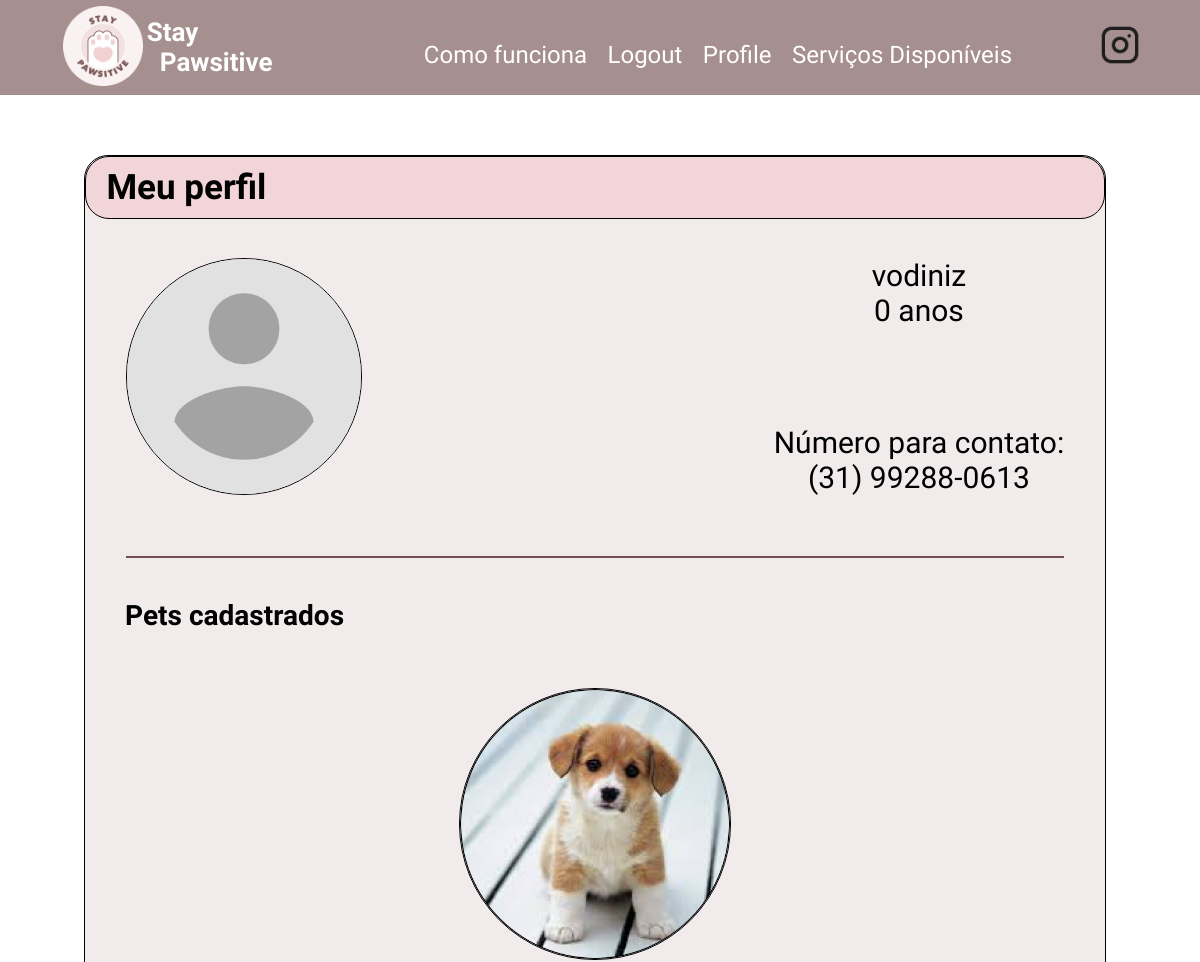
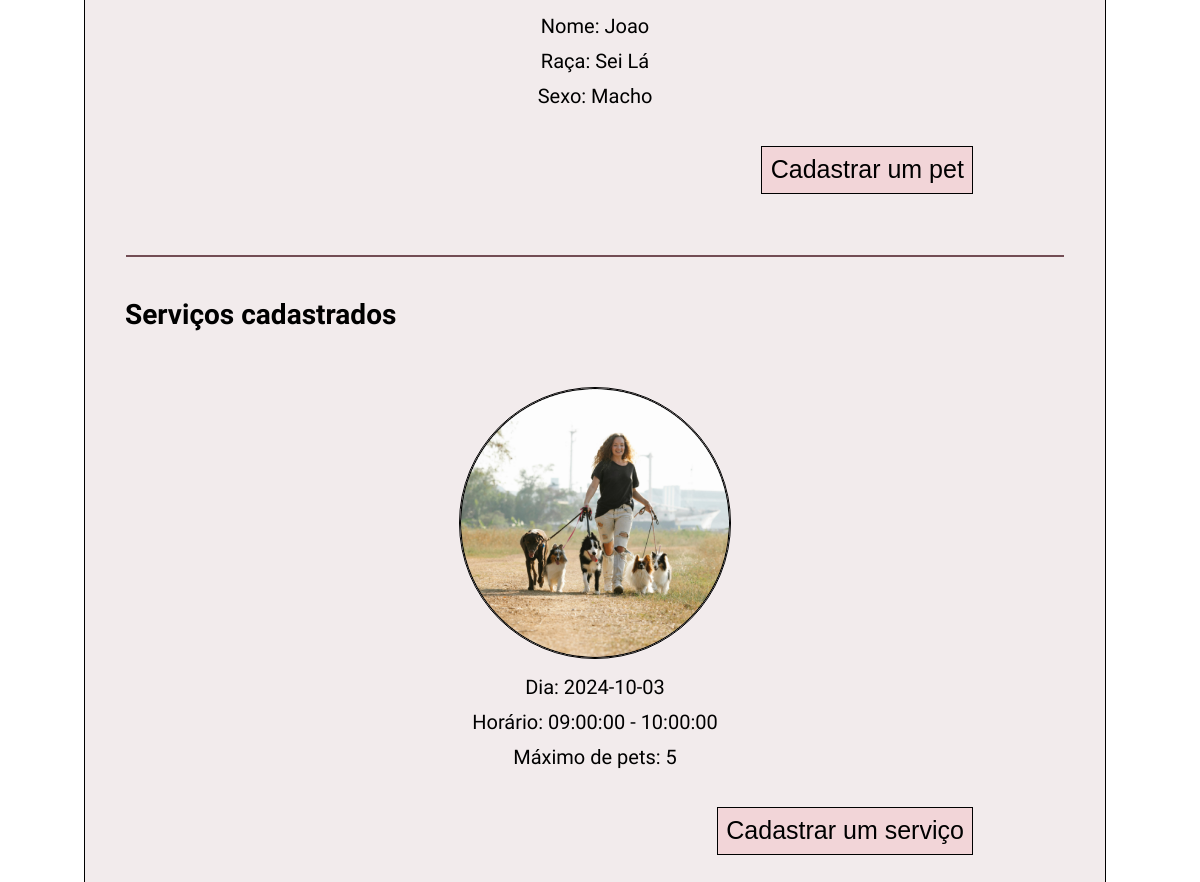
/user/vodiniz (signed in), run on the app's committed database (2 pictures, top to bottom).
### app/models.py (models this page shows, shortened)
class User(UserMixin, db.Model):
    id: so.Mapped[int] = so.mapped_column(primary_key=True)
    username: so.Mapped[str] = so.mapped_column(sa.String(64), index=True,
                                                unique=True)
    email: so.Mapped[str] = so.mapped_column(sa.String(120), index=True,
                                             unique=True)
    password_hash: so.Mapped[Optional[str]] = so.mapped_column(sa.String(256))
    credits: so.Mapped[int] = so.mapped_column()
    name: so.Mapped[str] = so.mapped_column(sa.String(64), index=True, unique=False)
    phone: so.Mapped[str] = so.mapped_column(sa.String(15), index=True, unique=False)
    birthdate: so.Mapped[datetime] = so.mapped_column(
        index=True, default=lambda: datetime.now(timezone.utc))
    address: so.Mapped[str] = so.mapped_column(sa.String(64), index=True, unique=False)
    cpf: so.Mapped[str] = so.mapped_column(sa.String(11), index=True, unique=False)
    avatar: so.Mapped[str] = so.mapped_column(sa.String(100), index=True, unique=False)
    about_me: so.Mapped[Optional[str]] = so.mapped_column(sa.String(140))

class Pet(db.Model):
    name: so.Mapped[str] = so.mapped_column(sa.String(64), index=True, primary_key=True)
    username: so.Mapped[str] = so.mapped_column(sa.ForeignKey(User.username), index=True, primary_key=True)
    pet_type: so.Mapped[str] = so.mapped_column(sa.String(50))
    photo: so.Mapped[str] = so.mapped_column(sa.String(100))
    breed: so.Mapped[str] = so.mapped_column(sa.String(40))
    sex: so.Mapped[str] = so.mapped_column(sa.String(10))
    friendly: so.Mapped[bool] = so.mapped_column(Boolean)

class PossibleWalk(db.Model):
    id: so.Mapped[int] = so.mapped_column(primary_key = True, autoincrement=True)
    max_pets: so.Mapped[int] = so.mapped_column()
    date: so.Mapped[datetime.date] = so.mapped_column(Date)
    start_hour: so.Mapped[time] = so.mapped_column(Time)
    end_hour: so.Mapped[time] = so.mapped_column(Time)
    username: so.Mapped[str] = so.mapped_column(sa.ForeignKey(User.username), index=True)

### app/routes.py (the view)
@app.route('/user/<username>')
@login_required
def user(username):
    user = db.session.scalar(sa.select(User).where(User.username == username))
    if user is None:
        return render_template('404.html'), 404
    age = calculate_age(user.birthdate)
    formatted_phone = format_phone_number(user.phone)
    pets = db.session.query(Pet).join(User).filter(User.username == current_user.username).all()
    possible_walks = db.session.query(PossibleWalk).join(User).filter(User.username == current_user.username).all()
    return render_template('user.html', user=user, age=age, phone=formatted_phone, pets=pets, possible_walks= possible_walks)

### app/models.py (called while the page is built)
@login.user_loader
def load_user(id):
    return db.session.get(User, int(id))

### app/routes.py (called while the page is built)
def calculate_age(birthdate):
    today = datetime.today()
    age = today.year - birthdate.year - ((today.month, today.day) < (birthdate.month, birthdate.day))
    return age

def format_phone_number(phone):
    digits = ''.join(filter(str.isdigit, phone))
    if len(digits) == 11:
        return f"({digits[:2]}) {digits[2:7]}-{digits[7:]}"
    return phone

### app/templates/user.html (shortened to what this page needs)
{% extends "base.html" %}
{% block head %}
   {{ super() }}
   <link rel="stylesheet" href="{{url_for('static', filename='styles/user.css')}}">
{% endblock head %}
{% block content %}
   <div class="container">
       <div class="title">
           Meu perfil
       </div>
       <div class="infos">
           <div class="profile-data">
               <img src="{{url_for('static', filename='{}'.format(user.avatar))}}">
               <div>
                   <div>
                       {{ user.username }}
                       <br>
                       {{ age }} anos
                   </div>
                   <div>
                       Número para contato:
                       <br>
                       {{ phone }}
                   </div>
               </div>
           </div>
       </div>
       <div class="line"></div>
       <h1 style="font-weight: bold; font-size: 28px; margin-left: 40px;">Pets cadastrados</h1>
       <div class="pets">
           <div class="list">
               {% for pet in pets %}
               <div>
                   <img src="{{url_for('static', filename=pet.photo)}}">
                   <p>Nome: {{pet.name}} </p>
                   <p>Raça: {{pet.breed}} </p>
                   {% if pet.sex == "female" %}
                   <p>Sexo: Fêmea </p>
                   {% else %}
                   <p>Sexo: Macho </p>
                   {% endif %}
               </div>
               {% endfor%}
           </div>
           <button onclick="redirect_new_pet()">Cadastrar um pet</button>
       </div>
       <div class="line"></div>
       <h1 style="font-weight: bold; font-size: 28px; margin-left: 40px;">Serviços cadastrados</h1>
       <div class="pets">
           <div class="list">
               {% for walk in possible_walks %}
               <div>
                   <img src="{{url_for('static', filename='images/passeio.png')}}">
                   <p>Dia: {{walk.date}} </p>
                   <p>Horário: {{walk.start_hour}} - {{walk.end_hour}} </p>
                   <p>Máximo de pets: {{walk.max_pets}} </p>
               </div>
               {% endfor%}
           </div>
           <button onclick="redirect_new_walk()">Cadastrar um serviço</button>
       </div>
   </div>
{% endblock %}

### app/static/styles/base.css (style rules this page uses)
:root { font-size: 62.5%; }
body { font-family: 'Montserrat Alternates', sans-serif; font-style: normal; margin: 0; padding: 0; }

### app/static/styles/user.css (style rules this page uses)
body { font-family: 'Montserrat Alternates', sans-serif; font-style: normal; margin: 0; padding: 0; min-height: 1000px; }
html { margin: 0; padding: 0; height: 100%; }
.container { width: 85%; background-color: #F2EBEC; margin-left: 7%; margin-top: 5%; border: 1px solid #F2D5D8; border-radius: 24px; padding-bottom: 4%; border: 0.5px solid black; }
.title { background-color: #F2D5D8; padding: 1% 2%; border-radius: 24px; border: 0.5px solid black; font-size: 35px; font-weight: 700; }
.infos { padding: 2% 4%; }
.profile-data { display: flex; justify-content: space-between; font-size: 30px; padding-top: 2%; }
.profile-data > img { border-radius: 50%; border: 1px solid black; max-width: 25%; height: auto; }
.profile-data > div { display: flex; flex-direction: column; justify-content: space-between; text-align: center; }
.pets { display: flex; flex-direction: column; padding: 2% 8%; }
.pets > button, .services > button { background-color: #F2D5D8; font-size: 25px; font-weight: 400; padding: 1%; border: 1px solid black; align-self: flex-end; margin-right: 5rem; margin-top: 1rem; }
.list { display: flex; flex-wrap: wrap; justify-content: space-around; text-align: center; font-size: 20px; }
.list > div { padding: 2% 0%; }
.list img { width: 27rem; height: 27rem; border-radius: 50%; border: 1px solid black; }
.list p { margin-top: 4%; margin-bottom: 4%; }
.line { border-top: 2px solid #734D54; margin: 4% 4%; }

### data on the page
User: avatar (placeholder picture), username "vodiniz"
Pet: photo (picture), name "Joao", breed "Sei Lá", sex "Sexo: Macho"
PossibleWalk: date "2024-10-03", start_hour "09:00:00", end_hour "10:00:00", max_pets "5"

### other printed values
{{ age }} "0"
{{ phone }} "(31) 99288-0613"
